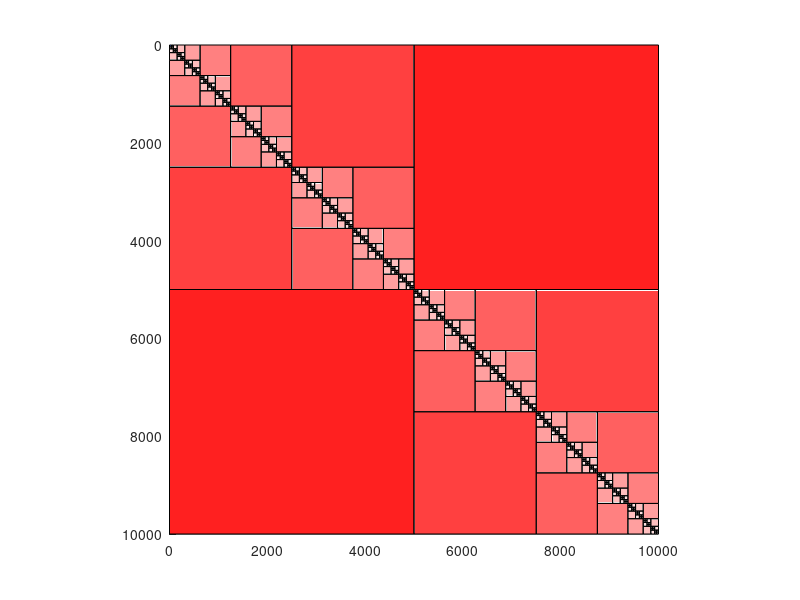

The MATLAB source for this figure:
figure('Position',[100,100,800,800]);hold on;axis square;axis ij;rectangle('position',[0 5000 5000 5000],'facecolor',[1.0,0.125000,0.125000]);
rectangle('position',[5000 0 5000 5000],'facecolor',[1.0,0.125000,0.125000]);
rectangle('position',[0 2500 2500 2500],'facecolor',[1.0,0.250000,0.250000]);
rectangle('position',[2500 0 2500 2500],'facecolor',[1.0,0.250000,0.250000]);
rectangle('position',[5000 7500 2500 2500],'facecolor',[1.0,0.250000,0.250000]);
rectangle('position',[7500 5000 2500 2500],'facecolor',[1.0,0.250000,0.250000]);
rectangle('position',[0 1250 1250 1250],'facecolor',[1.0,0.375000,0.375000]);
rectangle('position',[1250 0 1250 1250],'facecolor',[1.0,0.375000,0.375000]);
rectangle('position',[2500 3750 1250 1250],'facecolor',[1.0,0.375000,0.375000]);
rectangle('position',[3750 2500 1250 1250],'facecolor',[1.0,0.375000,0.375000]);
rectangle('position',[5000 6250 1250 1250],'facecolor',[1.0,0.375000,0.375000]);
rectangle('position',[6250 5000 1250 1250],'facecolor',[1.0,0.375000,0.375000]);
rectangle('position',[7500 8750 1250 1250],'facecolor',[1.0,0.375000,0.375000]);
rectangle('position',[8750 7500 1250 1250],'facecolor',[1.0,0.375000,0.375000]);
rectangle('position',[0 625 625 625],'facecolor',[1.0,0.500000,0.500000]);
rectangle('position',[625 0 625 625],'facecolor',[1.0,0.500000,0.500000]);
rectangle('position',[1250 1875 625 625],'facecolor',[1.0,0.500000,0.500000]);
rectangle('position',[1875 1250 625 625],'facecolor',[1.0,0.500000,0.500000]);
rectangle('position',[2500 3125 625 625],'facecolor',[1.0,0.500000,0.500000]);
rectangle('position',[3125 2500 625 625],'facecolor',[1.0,0.500000,0.500000]);
rectangle('position',[3750 4375 625 625],'facecolor',[1.0,0.500000,0.500000]);
rectangle('position',[4375 3750 625 625],'facecolor',[1.0,0.500000,0.500000]);
rectangle('position',[5000 5625 625 625],'facecolor',[1.0,0.500000,0.500000]);
rectangle('position',[5625 5000 625 625],'facecolor',[1.0,0.500000,0.500000]);
rectangle('position',[6250 6875 625 625],'facecolor',[1.0,0.500000,0.500000]);
rectangle('position',[6875 6250 625 625],'facecolor',[1.0,0.500000,0.500000]);
rectangle('position',[7500 8125 625 625],'facecolor',[1.0,0.500000,0.500000]);
rectangle('position',[8125 7500 625 625],'facecolor',[1.0,0.500000,0.500000]);
rectangle('position',[8750 9375 625 625],'facecolor',[1.0,0.500000,0.500000]);
rectangle('position',[9375 8750 625 625],'facecolor',[1.0,0.500000,0.500000]);
rectangle('position',[0 312 312 313],'facecolor',[1.0,0.625000,0.625000]);
rectangle('position',[312 0 313 312],'facecolor',[1.0,0.625000,0.625000]);
rectangle('position',[625 937 312 313],'facecolor',[1.0,0.625000,0.625000]);
rectangle('position',[937 625 313 312],'facecolor',[1.0,0.625000,0.625000]);
rectangle('position',[1250 1562 312 313],'facecolor',[1.0,0.625000,0.625000]);
rectangle('position',[1562 1250 313 312],'facecolor',[1.0,0.625000,0.625000]);
rectangle('position',[1875 2187 312 313],'facecolor',[1.0,0.625000,0.625000]);
rectangle('position',[2187 1875 313 312],'facecolor',[1.0,0.625000,0.625000]);
rectangle('position',[2500 2812 312 313],'facecolor',[1.0,0.625000,0.625000]);
rectangle('position',[2812 2500 313 312],'facecolor',[1.0,0.625000,0.625000]);
rectangle('position',[3125 3437 312 313],'facecolor',[1.0,0.625000,0.625000]);
rectangle('position',[3437 3125 313 312],'facecolor',[1.0,0.625000,0.625000]);
rectangle('position',[3750 4062 312 313],'facecolor',[1.0,0.625000,0.625000]);
rectangle('position',[4062 3750 313 312],'facecolor',[1.0,0.625000,0.625000]);
rectangle('position',[4375 4687 312 313],'facecolor',[1.0,0.625000,0.625000]);
rectangle('position',[4687 4375 313 312],'facecolor',[1.0,0.625000,0.625000]);
rectangle('position',[5000 5312 312 313],'facecolor',[1.0,0.625000,0.625000]);
rectangle('position',[5312 5000 313 312],'facecolor',[1.0,0.625000,0.625000]);
rectangle('position',[5625 5937 312 313],'facecolor',[1.0,0.625000,0.625000]);
rectangle('position',[5937 5625 313 312],'facecolor',[1.0,0.625000,0.625000]);
rectangle('position',[6250 6562 312 313],'facecolor',[1.0,0.625000,0.625000]);
rectangle('position',[6562 6250 313 312],'facecolor',[1.0,0.625000,0.625000]);
rectangle('position',[6875 7187 312 313],'facecolor',[1.0,0.625000,0.625000]);
rectangle('position',[7187 6875 313 312],'facecolor',[1.0,0.625000,0.625000]);
rectangle('position',[7500 7812 312 313],'facecolor',[1.0,0.625000,0.625000]);
rectangle('position',[7812 7500 313 312],'facecolor',[1.0,0.625000,0.625000]);
rectangle('position',[8125 8437 312 313],'facecolor',[1.0,0.625000,0.625000]);
rectangle('position',[8437 8125 313 312],'facecolor',[1.0,0.625000,0.625000]);
rectangle('position',[8750 9062 312 313],'facecolor',[1.0,0.625000,0.625000]);
rectangle('position',[9062 8750 313 312],'facecolor',[1.0,0.625000,0.625000]);
rectangle('position',[9375 9687 312 313],'facecolor',[1.0,0.625000,0.625000]);
rectangle('position',[9687 9375 313 312],'facecolor',[1.0,0.625000,0.625000]);
rectangle('position',[0 156 156 156],'facecolor',[1.0,0.750000,0.750000]);
rectangle('position',[156 0 156 156],'facecolor',[1.0,0.750000,0.750000]);
rectangle('position',[312 468 156 157],'facecolor',[1.0,0.750000,0.750000]);
rectangle('position',[468 312 157 156],'facecolor',[1.0,0.750000,0.750000]);
rectangle('position',[625 781 156 156],'facecolor',[1.0,0.750000,0.750000]);
rectangle('position',[781 625 156 156],'facecolor',[1.0,0.750000,0.750000]);
rectangle('position',[937 1093 156 157],'facecolor',[1.0,0.750000,0.750000]);
rectangle('position',[1093 937 157 156],'facecolor',[1.0,0.750000,0.750000]);
rectangle('position',[1250 1406 156 156],'facecolor',[1.0,0.750000,0.750000]);
rectangle('position',[1406 1250 156 156],'facecolor',[1.0,0.750000,0.750000]);
rectangle('position',[1562 1718 156 157],'facecolor',[1.0,0.750000,0.750000]);
rectangle('position',[1718 1562 157 156],'facecolor',[1.0,0.750000,0.750000]);
rectangle('position',[1875 2031 156 156],'facecolor',[1.0,0.750000,0.750000]);
rectangle('position',[2031 1875 156 156],'facecolor',[1.0,0.750000,0.750000]);
rectangle('position',[2187 2343 156 157],'facecolor',[1.0,0.750000,0.750000]);
rectangle('position',[2343 2187 157 156],'facecolor',[1.0,0.750000,0.750000]);
rectangle('position',[2500 2656 156 156],'facecolor',[1.0,0.750000,0.750000]);
rectangle('position',[2656 2500 156 156],'facecolor',[1.0,0.750000,0.750000]);
rectangle('position',[2812 2968 156 157],'facecolor',[1.0,0.750000,0.750000]);
rectangle('position',[2968 2812 157 156],'facecolor',[1.0,0.750000,0.750000]);
rectangle('position',[3125 3281 156 156],'facecolor',[1.0,0.750000,0.750000]);
rectangle('position',[3281 3125 156 156],'facecolor',[1.0,0.750000,0.750000]);
rectangle('position',[3437 3593 156 157],'facecolor',[1.0,0.750000,0.750000]);
rectangle('position',[3593 3437 157 156],'facecolor',[1.0,0.750000,0.750000]);
rectangle('position',[3750 3906 156 156],'facecolor',[1.0,0.750000,0.750000]);
rectangle('position',[3906 3750 156 156],'facecolor',[1.0,0.750000,0.750000]);
rectangle('position',[4062 4218 156 157],'facecolor',[1.0,0.750000,0.750000]);
rectangle('position',[4218 4062 157 156],'facecolor',[1.0,0.750000,0.750000]);
rectangle('position',[4375 4531 156 156],'facecolor',[1.0,0.750000,0.750000]);
rectangle('position',[4531 4375 156 156],'facecolor',[1.0,0.750000,0.750000]);
rectangle('position',[4687 4843 156 157],'facecolor',[1.0,0.750000,0.750000]);
rectangle('position',[4843 4687 157 156],'facecolor',[1.0,0.750000,0.750000]);
rectangle('position',[5000 5156 156 156],'facecolor',[1.0,0.750000,0.750000]);
rectangle('position',[5156 5000 156 156],'facecolor',[1.0,0.750000,0.750000]);
rectangle('position',[5312 5468 156 157],'facecolor',[1.0,0.750000,0.750000]);
rectangle('position',[5468 5312 157 156],'facecolor',[1.0,0.750000,0.750000]);
rectangle('position',[5625 5781 156 156],'facecolor',[1.0,0.750000,0.750000]);
rectangle('position',[5781 5625 156 156],'facecolor',[1.0,0.750000,0.750000]);
rectangle('position',[5937 6093 156 157],'facecolor',[1.0,0.750000,0.750000]);
rectangle('position',[6093 5937 157 156],'facecolor',[1.0,0.750000,0.750000]);
rectangle('position',[6250 6406 156 156],'facecolor',[1.0,0.750000,0.750000]);
rectangle('position',[6406 6250 156 156],'facecolor',[1.0,0.750000,0.750000]);
rectangle('position',[6562 6718 156 157],'facecolor',[1.0,0.750000,0.750000]);
rectangle('position',[6718 6562 157 156],'facecolor',[1.0,0.750000,0.750000]);
rectangle('position',[6875 7031 156 156],'facecolor',[1.0,0.750000,0.750000]);
rectangle('position',[7031 6875 156 156],'facecolor',[1.0,0.750000,0.750000]);
rectangle('position',[7187 7343 156 157],'facecolor',[1.0,0.750000,0.750000]);
rectangle('position',[7343 7187 157 156],'facecolor',[1.0,0.750000,0.750000]);
rectangle('position',[7500 7656 156 156],'facecolor',[1.0,0.750000,0.750000]);
rectangle('position',[7656 7500 156 156],'facecolor',[1.0,0.750000,0.750000]);
rectangle('position',[7812 7968 156 157],'facecolor',[1.0,0.750000,0.750000]);
rectangle('position',[7968 7812 157 156],'facecolor',[1.0,0.750000,0.750000]);
rectangle('position',[8125 8281 156 156],'facecolor',[1.0,0.750000,0.750000]);
rectangle('position',[8281 8125 156 156],'facecolor',[1.0,0.750000,0.750000]);
rectangle('position',[8437 8593 156 157],'facecolor',[1.0,0.750000,0.750000]);
rectangle('position',[8593 8437 157 156],'facecolor',[1.0,0.750000,0.750000]);
rectangle('position',[8750 8906 156 156],'facecolor',[1.0,0.750000,0.750000]);
rectangle('position',[8906 8750 156 156],'facecolor',[1.0,0.750000,0.750000]);
rectangle('position',[9062 9218 156 157],'facecolor',[1.0,0.750000,0.750000]);
rectangle('position',[9218 9062 157 156],'facecolor',[1.0,0.750000,0.750000]);
rectangle('position',[9375 9531 156 156],'facecolor',[1.0,0.750000,0.750000]);
rectangle('position',[9531 9375 156 156],'facecolor',[1.0,0.750000,0.750000]);
rectangle('position',[9687 9843 156 157],'facecolor',[1.0,0.750000,0.750000]);
rectangle('position',[9843 9687 157 156],'facecolor',[1.0,0.750000,0.750000]);
rectangle('position',[0 78 78 78],'facecolor',[1.0,0.875000,0.875000]);
rectangle('position',[78 0 78 78],'facecolor',[1.0,0.875000,0.875000]);
rectangle('position',[156 234 78 78],'facecolor',[1.0,0.875000,0.875000]);
rectangle('position',[234 156 78 78],'facecolor',[1.0,0.875000,0.875000]);
rectangle('position',[312 390 78 78],'facecolor',[1.0,0.875000,0.875000]);
rectangle('position',[390 312 78 78],'facecolor',[1.0,0.875000,0.875000]);
rectangle('position',[468 546 78 79],'facecolor',[1.0,0.875000,0.875000]);
rectangle('position',[546 468 79 78],'facecolor',[1.0,0.875000,0.875000]);
rectangle('position',[625 703 78 78],'facecolor',[1.0,0.875000,0.875000]);
rectangle('position',[703 625 78 78],'facecolor',[1.0,0.875000,0.875000]);
rectangle('position',[781 859 78 78],'facecolor',[1.0,0.875000,0.875000]);
rectangle('position',[859 781 78 78],'facecolor',[1.0,0.875000,0.875000]);
rectangle('position',[937 1015 78 78],'facecolor',[1.0,0.875000,0.875000]);
rectangle('position',[1015 937 78 78],'facecolor',[1.0,0.875000,0.875000]);
rectangle('position',[1093 1171 78 79],'facecolor',[1.0,0.875000,0.875000]);
rectangle('position',[1171 1093 79 78],'facecolor',[1.0,0.875000,0.875000]);
rectangle('position',[1250 1328 78 78],'facecolor',[1.0,0.875000,0.875000]);
rectangle('position',[1328 1250 78 78],'facecolor',[1.0,0.875000,0.875000]);
rectangle('position',[1406 1484 78 78],'facecolor',[1.0,0.875000,0.875000]);
rectangle('position',[1484 1406 78 78],'facecolor',[1.0,0.875000,0.875000]);
rectangle('position',[1562 1640 78 78],'facecolor',[1.0,0.875000,0.875000]);
rectangle('position',[1640 1562 78 78],'facecolor',[1.0,0.875000,0.875000]);
rectangle('position',[1718 1796 78 79],'facecolor',[1.0,0.875000,0.875000]);
rectangle('position',[1796 1718 79 78],'facecolor',[1.0,0.875000,0.875000]);
rectangle('position',[1875 1953 78 78],'facecolor',[1.0,0.875000,0.875000]);
rectangle('position',[1953 1875 78 78],'facecolor',[1.0,0.875000,0.875000]);
rectangle('position',[2031 2109 78 78],'facecolor',[1.0,0.875000,0.875000]);
rectangle('position',[2109 2031 78 78],'facecolor',[1.0,0.875000,0.875000]);
rectangle('position',[2187 2265 78 78],'facecolor',[1.0,0.875000,0.875000]);
rectangle('position',[2265 2187 78 78],'facecolor',[1.0,0.875000,0.875000]);
rectangle('position',[2343 2421 78 79],'facecolor',[1.0,0.875000,0.875000]);
rectangle('position',[2421 2343 79 78],'facecolor',[1.0,0.875000,0.875000]);
rectangle('position',[2500 2578 78 78],'facecolor',[1.0,0.875000,0.875000]);
rectangle('position',[2578 2500 78 78],'facecolor',[1.0,0.875000,0.875000]);
rectangle('position',[2656 2734 78 78],'facecolor',[1.0,0.875000,0.875000]);
rectangle('position',[2734 2656 78 78],'facecolor',[1.0,0.875000,0.875000]);
rectangle('position',[2812 2890 78 78],'facecolor',[1.0,0.875000,0.875000]);
rectangle('position',[2890 2812 78 78],'facecolor',[1.0,0.875000,0.875000]);
rectangle('position',[2968 3046 78 79],'facecolor',[1.0,0.875000,0.875000]);
rectangle('position',[3046 2968 79 78],'facecolor',[1.0,0.875000,0.875000]);
rectangle('position',[3125 3203 78 78],'facecolor',[1.0,0.875000,0.875000]);
rectangle('position',[3203 3125 78 78],'facecolor',[1.0,0.875000,0.875000]);
rectangle('position',[3281 3359 78 78],'facecolor',[1.0,0.875000,0.875000]);
rectangle('position',[3359 3281 78 78],'facecolor',[1.0,0.875000,0.875000]);
rectangle('position',[3437 3515 78 78],'facecolor',[1.0,0.875000,0.875000]);
rectangle('position',[3515 3437 78 78],'facecolor',[1.0,0.875000,0.875000]);
rectangle('position',[3593 3671 78 79],'facecolor',[1.0,0.875000,0.875000]);
rectangle('position',[3671 3593 79 78],'facecolor',[1.0,0.875000,0.875000]);
rectangle('position',[3750 3828 78 78],'facecolor',[1.0,0.875000,0.875000]);
rectangle('position',[3828 3750 78 78],'facecolor',[1.0,0.875000,0.875000]);
rectangle('position',[3906 3984 78 78],'facecolor',[1.0,0.875000,0.875000]);
rectangle('position',[3984 3906 78 78],'facecolor',[1.0,0.875000,0.875000]);
rectangle('position',[4062 4140 78 78],'facecolor',[1.0,0.875000,0.875000]);
rectangle('position',[4140 4062 78 78],'facecolor',[1.0,0.875000,0.875000]);
rectangle('position',[4218 4296 78 79],'facecolor',[1.0,0.875000,0.875000]);
rectangle('position',[4296 4218 79 78],'facecolor',[1.0,0.875000,0.875000]);
rectangle('position',[4375 4453 78 78],'facecolor',[1.0,0.875000,0.875000]);
rectangle('position',[4453 4375 78 78],'facecolor',[1.0,0.875000,0.875000]);
rectangle('position',[4531 4609 78 78],'facecolor',[1.0,0.875000,0.875000]);
rectangle('position',[4609 4531 78 78],'facecolor',[1.0,0.875000,0.875000]);
rectangle('position',[4687 4765 78 78],'facecolor',[1.0,0.875000,0.875000]);
rectangle('position',[4765 4687 78 78],'facecolor',[1.0,0.875000,0.875000]);
rectangle('position',[4843 4921 78 79],'facecolor',[1.0,0.875000,0.875000]);
rectangle('position',[4921 4843 79 78],'facecolor',[1.0,0.875000,0.875000]);
rectangle('position',[5000 5078 78 78],'facecolor',[1.0,0.875000,0.875000]);
rectangle('position',[5078 5000 78 78],'facecolor',[1.0,0.875000,0.875000]);
rectangle('position',[5156 5234 78 78],'facecolor',[1.0,0.875000,0.875000]);
rectangle('position',[5234 5156 78 78],'facecolor',[1.0,0.875000,0.875000]);
rectangle('position',[5312 5390 78 78],'facecolor',[1.0,0.875000,0.875000]);
rectangle('position',[5390 5312 78 78],'facecolor',[1.0,0.875000,0.875000]);
rectangle('position',[5468 5546 78 79],'facecolor',[1.0,0.875000,0.875000]);
rectangle('position',[5546 5468 79 78],'facecolor',[1.0,0.875000,0.875000]);
rectangle('position',[5625 5703 78 78],'facecolor',[1.0,0.875000,0.875000]);
rectangle('position',[5703 5625 78 78],'facecolor',[1.0,0.875000,0.875000]);
rectangle('position',[5781 5859 78 78],'facecolor',[1.0,0.875000,0.875000]);
rectangle('position',[5859 5781 78 78],'facecolor',[1.0,0.875000,0.875000]);
rectangle('position',[5937 6015 78 78],'facecolor',[1.0,0.875000,0.875000]);
rectangle('position',[6015 5937 78 78],'facecolor',[1.0,0.875000,0.875000]);
rectangle('position',[6093 6171 78 79],'facecolor',[1.0,0.875000,0.875000]);
rectangle('position',[6171 6093 79 78],'facecolor',[1.0,0.875000,0.875000]);
rectangle('position',[6250 6328 78 78],'facecolor',[1.0,0.875000,0.875000]);
rectangle('position',[6328 6250 78 78],'facecolor',[1.0,0.875000,0.875000]);
rectangle('position',[6406 6484 78 78],'facecolor',[1.0,0.875000,0.875000]);
rectangle('position',[6484 6406 78 78],'facecolor',[1.0,0.875000,0.875000]);
rectangle('position',[6562 6640 78 78],'facecolor',[1.0,0.875000,0.875000]);
rectangle('position',[6640 6562 78 78],'facecolor',[1.0,0.875000,0.875000]);
rectangle('position',[6718 6796 78 79],'facecolor',[1.0,0.875000,0.875000]);
rectangle('position',[6796 6718 79 78],'facecolor',[1.0,0.875000,0.875000]);
rectangle('position',[6875 6953 78 78],'facecolor',[1.0,0.875000,0.875000]);
rectangle('position',[6953 6875 78 78],'facecolor',[1.0,0.875000,0.875000]);
rectangle('position',[7031 7109 78 78],'facecolor',[1.0,0.875000,0.875000]);
rectangle('position',[7109 7031 78 78],'facecolor',[1.0,0.875000,0.875000]);
rectangle('position',[7187 7265 78 78],'facecolor',[1.0,0.875000,0.875000]);
rectangle('position',[7265 7187 78 78],'facecolor',[1.0,0.875000,0.875000]);
rectangle('position',[7343 7421 78 79],'facecolor',[1.0,0.875000,0.875000]);
rectangle('position',[7421 7343 79 78],'facecolor',[1.0,0.875000,0.875000]);
rectangle('position',[7500 7578 78 78],'facecolor',[1.0,0.875000,0.875000]);
rectangle('position',[7578 7500 78 78],'facecolor',[1.0,0.875000,0.875000]);
rectangle('position',[7656 7734 78 78],'facecolor',[1.0,0.875000,0.875000]);
rectangle('position',[7734 7656 78 78],'facecolor',[1.0,0.875000,0.875000]);
rectangle('position',[7812 7890 78 78],'facecolor',[1.0,0.875000,0.875000]);
rectangle('position',[7890 7812 78 78],'facecolor',[1.0,0.875000,0.875000]);
rectangle('position',[7968 8046 78 79],'facecolor',[1.0,0.875000,0.875000]);
rectangle('position',[8046 7968 79 78],'facecolor',[1.0,0.875000,0.875000]);
rectangle('position',[8125 8203 78 78],'facecolor',[1.0,0.875000,0.875000]);
rectangle('position',[8203 8125 78 78],'facecolor',[1.0,0.875000,0.875000]);
rectangle('position',[8281 8359 78 78],'facecolor',[1.0,0.875000,0.875000]);
rectangle('position',[8359 8281 78 78],'facecolor',[1.0,0.875000,0.875000]);
rectangle('position',[8437 8515 78 78],'facecolor',[1.0,0.875000,0.875000]);
rectangle('position',[8515 8437 78 78],'facecolor',[1.0,0.875000,0.875000]);
rectangle('position',[8593 8671 78 79],'facecolor',[1.0,0.875000,0.875000]);
rectangle('position',[8671 8593 79 78],'facecolor',[1.0,0.875000,0.875000]);
rectangle('position',[8750 8828 78 78],'facecolor',[1.0,0.875000,0.875000]);
rectangle('position',[8828 8750 78 78],'facecolor',[1.0,0.875000,0.875000]);
rectangle('position',[8906 8984 78 78],'facecolor',[1.0,0.875000,0.875000]);
rectangle('position',[8984 8906 78 78],'facecolor',[1.0,0.875000,0.875000]);
rectangle('position',[9062 9140 78 78],'facecolor',[1.0,0.875000,0.875000]);
rectangle('position',[9140 9062 78 78],'facecolor',[1.0,0.875000,0.875000]);
rectangle('position',[9218 9296 78 79],'facecolor',[1.0,0.875000,0.875000]);
rectangle('position',[9296 9218 79 78],'facecolor',[1.0,0.875000,0.875000]);
rectangle('position',[9375 9453 78 78],'facecolor',[1.0,0.875000,0.875000]);
rectangle('position',[9453 9375 78 78],'facecolor',[1.0,0.875000,0.875000]);
rectangle('position',[9531 9609 78 78],'facecolor',[1.0,0.875000,0.875000]);
rectangle('position',[9609 9531 78 78],'facecolor',[1.0,0.875000,0.875000]);
rectangle('position',[9687 9765 78 78],'facecolor',[1.0,0.875000,0.875000]);
rectangle('position',[9765 9687 78 78],'facecolor',[1.0,0.875000,0.875000]);
rectangle('position',[9843 9921 78 79],'facecolor',[1.0,0.875000,0.875000]);
rectangle('position',[9921 9843 79 78],'facecolor',[1.0,0.875000,0.875000]);
rectangle('position',[0 39 39 39],'facecolor',[1.0,1.000000,1.000000]);
rectangle('position',[0 0 39 39],'facecolor',[0.2,0.4,1.0]);
rectangle('position',[39 0 39 39],'facecolor',[1.0,1.000000,1.000000]);
rectangle('position',[39 39 39 39],'facecolor',[0.2,0.4,1.0]);
rectangle('position',[78 117 39 39],'facecolor',[1.0,1.000000,1.000000]);
rectangle('position',[78 78 39 39],'facecolor',[0.2,0.4,1.0]);
rectangle('position',[117 78 39 39],'facecolor',[1.0,1.000000,1.000000]);
rectangle('position',[117 117 39 39],'facecolor',[0.2,0.4,1.0]);
rectangle('position',[156 195 39 39],'facecolor',[1.0,1.000000,1.000000]);
rectangle('position',[156 156 39 39],'facecolor',[0.2,0.4,1.0]);
rectangle('position',[195 156 39 39],'facecolor',[1.0,1.000000,1.000000]);
rectangle('position',[195 195 39 39],'facecolor',[0.2,0.4,1.0]);
rectangle('position',[234 273 39 39],'facecolor',[1.0,1.000000,1.000000]);
rectangle('position',[234 234 39 39],'facecolor',[0.2,0.4,1.0]);
rectangle('position',[273 234 39 39],'facecolor',[1.0,1.000000,1.000000]);
rectangle('position',[273 273 39 39],'facecolor',[0.2,0.4,1.0]);
rectangle('position',[312 351 39 39],'facecolor',[1.0,1.000000,1.000000]);
rectangle('position',[312 312 39 39],'facecolor',[0.2,0.4,1.0]);
rectangle('position',[351 312 39 39],'facecolor',[1.0,1.000000,1.000000]);
rectangle('position',[351 351 39 39],'facecolor',[0.2,0.4,1.0]);
rectangle('position',[390 429 39 39],'facecolor',[1.0,1.000000,1.000000]);
rectangle('position',[390 390 39 39],'facecolor',[0.2,0.4,1.0]);
rectangle('position',[429 390 39 39],'facecolor',[1.0,1.000000,1.000000]);
rectangle('position',[429 429 39 39],'facecolor',[0.2,0.4,1.0]);
rectangle('position',[468 507 39 39],'facecolor',[1.0,1.000000,1.000000]);
rectangle('position',[468 468 39 39],'facecolor',[0.2,0.4,1.0]);
rectangle('position',[507 468 39 39],'facecolor',[1.0,1.000000,1.000000]);
rectangle('position',[507 507 39 39],'facecolor',[0.2,0.4,1.0]);
rectangle('position',[546 585 39 40],'facecolor',[1.0,1.000000,1.000000]);
rectangle('position',[546 546 39 39],'facecolor',[0.2,0.4,1.0]);
rectangle('position',[585 546 40 39],'facecolor',[1.0,1.000000,1.000000]);
rectangle('position',[585 585 40 40],'facecolor',[0.2,0.4,1.0]);
rectangle('position',[625 664 39 39],'facecolor',[1.0,1.000000,1.000000]);
rectangle('position',[625 625 39 39],'facecolor',[0.2,0.4,1.0]);
rectangle('position',[664 625 39 39],'facecolor',[1.0,1.000000,1.000000]);
rectangle('position',[664 664 39 39],'facecolor',[0.2,0.4,1.0]);
rectangle('position',[703 742 39 39],'facecolor',[1.0,1.000000,1.000000]);
rectangle('position',[703 703 39 39],'facecolor',[0.2,0.4,1.0]);
rectangle('position',[742 703 39 39],'facecolor',[1.0,1.000000,1.000000]);
rectangle('position',[742 742 39 39],'facecolor',[0.2,0.4,1.0]);
rectangle('position',[781 820 39 39],'facecolor',[1.0,1.000000,1.000000]);
rectangle('position',[781 781 39 39],'facecolor',[0.2,0.4,1.0]);
rectangle('position',[820 781 39 39],'facecolor',[1.0,1.000000,1.000000]);
rectangle('position',[820 820 39 39],'facecolor',[0.2,0.4,1.0]);
rectangle('position',[859 898 39 39],'facecolor',[1.0,1.000000,1.000000]);
rectangle('position',[859 859 39 39],'facecolor',[0.2,0.4,1.0]);
rectangle('position',[898 859 39 39],'facecolor',[1.0,1.000000,1.000000]);
rectangle('position',[898 898 39 39],'facecolor',[0.2,0.4,1.0]);
rectangle('position',[937 976 39 39],'facecolor',[1.0,1.000000,1.000000]);
rectangle('position',[937 937 39 39],'facecolor',[0.2,0.4,1.0]);
rectangle('position',[976 937 39 39],'facecolor',[1.0,1.000000,1.000000]);
rectangle('position',[976 976 39 39],'facecolor',[0.2,0.4,1.0]);
rectangle('position',[1015 1054 39 39],'facecolor',[1.0,1.000000,1.000000]);
rectangle('position',[1015 1015 39 39],'facecolor',[0.2,0.4,1.0]);
rectangle('position',[1054 1015 39 39],'facecolor',[1.0,1.000000,1.000000]);
rectangle('position',[1054 1054 39 39],'facecolor',[0.2,0.4,1.0]);
rectangle('position',[1093 1132 39 39],'facecolor',[1.0,1.000000,1.000000]);
rectangle('position',[1093 1093 39 39],'facecolor',[0.2,0.4,1.0]);
rectangle('position',[1132 1093 39 39],'facecolor',[1.0,1.000000,1.000000]);
rectangle('position',[1132 1132 39 39],'facecolor',[0.2,0.4,1.0]);
rectangle('position',[1171 1210 39 40],'facecolor',[1.0,1.000000,1.000000]);
rectangle('position',[1171 1171 39 39],'facecolor',[0.2,0.4,1.0]);
rectangle('position',[1210 1171 40 39],'facecolor',[1.0,1.000000,1.000000]);
rectangle('position',[1210 1210 40 40],'facecolor',[0.2,0.4,1.0]);
rectangle('position',[1250 1289 39 39],'facecolor',[1.0,1.000000,1.000000]);
rectangle('position',[1250 1250 39 39],'facecolor',[0.2,0.4,1.0]);
rectangle('position',[1289 1250 39 39],'facecolor',[1.0,1.000000,1.000000]);
rectangle('position',[1289 1289 39 39],'facecolor',[0.2,0.4,1.0]);
rectangle('position',[1328 1367 39 39],'facecolor',[1.0,1.000000,1.000000]);
rectangle('position',[1328 1328 39 39],'facecolor',[0.2,0.4,1.0]);
rectangle('position',[1367 1328 39 39],'facecolor',[1.0,1.000000,1.000000]);
rectangle('position',[1367 1367 39 39],'facecolor',[0.2,0.4,1.0]);
rectangle('position',[1406 1445 39 39],'facecolor',[1.0,1.000000,1.000000]);
rectangle('position',[1406 1406 39 39],'facecolor',[0.2,0.4,1.0]);
rectangle('position',[1445 1406 39 39],'facecolor',[1.0,1.000000,1.000000]);
rectangle('position',[1445 1445 39 39],'facecolor',[0.2,0.4,1.0]);
rectangle('position',[1484 1523 39 39],'facecolor',[1.0,1.000000,1.000000]);
rectangle('position',[1484 1484 39 39],'facecolor',[0.2,0.4,1.0]);
rectangle('position',[1523 1484 39 39],'facecolor',[1.0,1.000000,1.000000]);
rectangle('position',[1523 1523 39 39],'facecolor',[0.2,0.4,1.0]);
rectangle('position',[1562 1601 39 39],'facecolor',[1.0,1.000000,1.000000]);
rectangle('position',[1562 1562 39 39],'facecolor',[0.2,0.4,1.0]);
rectangle('position',[1601 1562 39 39],'facecolor',[1.0,1.000000,1.000000]);
rectangle('position',[1601 1601 39 39],'facecolor',[0.2,0.4,1.0]);
rectangle('position',[1640 1679 39 39],'facecolor',[1.0,1.000000,1.000000]);
rectangle('position',[1640 1640 39 39],'facecolor',[0.2,0.4,1.0]);
rectangle('position',[1679 1640 39 39],'facecolor',[1.0,1.000000,1.000000]);
rectangle('position',[1679 1679 39 39],'facecolor',[0.2,0.4,1.0]);
rectangle('position',[1718 1757 39 39],'facecolor',[1.0,1.000000,1.000000]);
rectangle('position',[1718 1718 39 39],'facecolor',[0.2,0.4,1.0]);
rectangle('position',[1757 1718 39 39],'facecolor',[1.0,1.000000,1.000000]);
rectangle('position',[1757 1757 39 39],'facecolor',[0.2,0.4,1.0]);
rectangle('position',[1796 1835 39 40],'facecolor',[1.0,1.000000,1.000000]);
rectangle('position',[1796 1796 39 39],'facecolor',[0.2,0.4,1.0]);
rectangle('position',[1835 1796 40 39],'facecolor',[1.0,1.000000,1.000000]);
rectangle('position',[1835 1835 40 40],'facecolor',[0.2,0.4,1.0]);
rectangle('position',[1875 1914 39 39],'facecolor',[1.0,1.000000,1.000000]);
rectangle('position',[1875 1875 39 39],'facecolor',[0.2,0.4,1.0]);
rectangle('position',[1914 1875 39 39],'facecolor',[1.0,1.000000,1.000000]);
rectangle('position',[1914 1914 39 39],'facecolor',[0.2,0.4,1.0]);
rectangle('position',[1953 1992 39 39],'facecolor',[1.0,1.000000,1.000000]);
rectangle('position',[1953 1953 39 39],'facecolor',[0.2,0.4,1.0]);
rectangle('position',[1992 1953 39 39],'facecolor',[1.0,1.000000,1.000000]);
rectangle('position',[1992 1992 39 39],'facecolor',[0.2,0.4,1.0]);
rectangle('position',[2031 2070 39 39],'facecolor',[1.0,1.000000,1.000000]);
rectangle('position',[2031 2031 39 39],'facecolor',[0.2,0.4,1.0]);
rectangle('position',[2070 2031 39 39],'facecolor',[1.0,1.000000,1.000000]);
rectangle('position',[2070 2070 39 39],'facecolor',[0.2,0.4,1.0]);
rectangle('position',[2109 2148 39 39],'facecolor',[1.0,1.000000,1.000000]);
rectangle('position',[2109 2109 39 39],'facecolor',[0.2,0.4,1.0]);
rectangle('position',[2148 2109 39 39],'facecolor',[1.0,1.000000,1.000000]);
rectangle('position',[2148 2148 39 39],'facecolor',[0.2,0.4,1.0]);
rectangle('position',[2187 2226 39 39],'facecolor',[1.0,1.000000,1.000000]);
rectangle('position',[2187 2187 39 39],'facecolor',[0.2,0.4,1.0]);
rectangle('position',[2226 2187 39 39],'facecolor',[1.0,1.000000,1.000000]);
rectangle('position',[2226 2226 39 39],'facecolor',[0.2,0.4,1.0]);
rectangle('position',[2265 2304 39 39],'facecolor',[1.0,1.000000,1.000000]);
rectangle('position',[2265 2265 39 39],'facecolor',[0.2,0.4,1.0]);
rectangle('position',[2304 2265 39 39],'facecolor',[1.0,1.000000,1.000000]);
rectangle('position',[2304 2304 39 39],'facecolor',[0.2,0.4,1.0]);
rectangle('position',[2343 2382 39 39],'facecolor',[1.0,1.000000,1.000000]);
rectangle('position',[2343 2343 39 39],'facecolor',[0.2,0.4,1.0]);
rectangle('position',[2382 2343 39 39],'facecolor',[1.0,1.000000,1.000000]);
rectangle('position',[2382 2382 39 39],'facecolor',[0.2,0.4,1.0]);
rectangle('position',[2421 2460 39 40],'facecolor',[1.0,1.000000,1.000000]);
rectangle('position',[2421 2421 39 39],'facecolor',[0.2,0.4,1.0]);
rectangle('position',[2460 2421 40 39],'facecolor',[1.0,1.000000,1.000000]);
rectangle('position',[2460 2460 40 40],'facecolor',[0.2,0.4,1.0]);
rectangle('position',[2500 2539 39 39],'facecolor',[1.0,1.000000,1.000000]);
rectangle('position',[2500 2500 39 39],'facecolor',[0.2,0.4,1.0]);
rectangle('position',[2539 2500 39 39],'facecolor',[1.0,1.000000,1.000000]);
rectangle('position',[2539 2539 39 39],'facecolor',[0.2,0.4,1.0]);
rectangle('position',[2578 2617 39 39],'facecolor',[1.0,1.000000,1.000000]);
rectangle('position',[2578 2578 39 39],'facecolor',[0.2,0.4,1.0]);
rectangle('position',[2617 2578 39 39],'facecolor',[1.0,1.000000,1.000000]);
rectangle('position',[2617 2617 39 39],'facecolor',[0.2,0.4,1.0]);
rectangle('position',[2656 2695 39 39],'facecolor',[1.0,1.000000,1.000000]);
rectangle('position',[2656 2656 39 39],'facecolor',[0.2,0.4,1.0]);
rectangle('position',[2695 2656 39 39],'facecolor',[1.0,1.000000,1.000000]);
rectangle('position',[2695 2695 39 39],'facecolor',[0.2,0.4,1.0]);
rectangle('position',[2734 2773 39 39],'facecolor',[1.0,1.000000,1.000000]);
rectangle('position',[2734 2734 39 39],'facecolor',[0.2,0.4,1.0]);
rectangle('position',[2773 2734 39 39],'facecolor',[1.0,1.000000,1.000000]);
rectangle('position',[2773 2773 39 39],'facecolor',[0.2,0.4,1.0]);
rectangle('position',[2812 2851 39 39],'facecolor',[1.0,1.000000,1.000000]);
rectangle('position',[2812 2812 39 39],'facecolor',[0.2,0.4,1.0]);
rectangle('position',[2851 2812 39 39],'facecolor',[1.0,1.000000,1.000000]);
rectangle('position',[2851 2851 39 39],'facecolor',[0.2,0.4,1.0]);
rectangle('position',[2890 2929 39 39],'facecolor',[1.0,1.000000,1.000000]);
rectangle('position',[2890 2890 39 39],'facecolor',[0.2,0.4,1.0]);
rectangle('position',[2929 2890 39 39],'facecolor',[1.0,1.000000,1.000000]);
rectangle('position',[2929 2929 39 39],'facecolor',[0.2,0.4,1.0]);
rectangle('position',[2968 3007 39 39],'facecolor',[1.0,1.000000,1.000000]);
rectangle('position',[2968 2968 39 39],'facecolor',[0.2,0.4,1.0]);
rectangle('position',[3007 2968 39 39],'facecolor',[1.0,1.000000,1.000000]);
rectangle('position',[3007 3007 39 39],'facecolor',[0.2,0.4,1.0]);
rectangle('position',[3046 3085 39 40],'facecolor',[1.0,1.000000,1.000000]);
rectangle('position',[3046 3046 39 39],'facecolor',[0.2,0.4,1.0]);
rectangle('position',[3085 3046 40 39],'facecolor',[1.0,1.000000,1.000000]);
rectangle('position',[3085 3085 40 40],'facecolor',[0.2,0.4,1.0]);
rectangle('position',[3125 3164 39 39],'facecolor',[1.0,1.000000,1.000000]);
rectangle('position',[3125 3125 39 39],'facecolor',[0.2,0.4,1.0]);
rectangle('position',[3164 3125 39 39],'facecolor',[1.0,1.000000,1.000000]);
rectangle('position',[3164 3164 39 39],'facecolor',[0.2,0.4,1.0]);
rectangle('position',[3203 3242 39 39],'facecolor',[1.0,1.000000,1.000000]);
rectangle('position',[3203 3203 39 39],'facecolor',[0.2,0.4,1.0]);
rectangle('position',[3242 3203 39 39],'facecolor',[1.0,1.000000,1.000000]);
rectangle('position',[3242 3242 39 39],'facecolor',[0.2,0.4,1.0]);
rectangle('position',[3281 3320 39 39],'facecolor',[1.0,1.000000,1.000000]);
rectangle('position',[3281 3281 39 39],'facecolor',[0.2,0.4,1.0]);
rectangle('position',[3320 3281 39 39],'facecolor',[1.0,1.000000,1.000000]);
rectangle('position',[3320 3320 39 39],'facecolor',[0.2,0.4,1.0]);
rectangle('position',[3359 3398 39 39],'facecolor',[1.0,1.000000,1.000000]);
rectangle('position',[3359 3359 39 39],'facecolor',[0.2,0.4,1.0]);
rectangle('position',[3398 3359 39 39],'facecolor',[1.0,1.000000,1.000000]);
rectangle('position',[3398 3398 39 39],'facecolor',[0.2,0.4,1.0]);
rectangle('position',[3437 3476 39 39],'facecolor',[1.0,1.000000,1.000000]);
rectangle('position',[3437 3437 39 39],'facecolor',[0.2,0.4,1.0]);
rectangle('position',[3476 3437 39 39],'facecolor',[1.0,1.000000,1.000000]);
rectangle('position',[3476 3476 39 39],'facecolor',[0.2,0.4,1.0]);
rectangle('position',[3515 3554 39 39],'facecolor',[1.0,1.000000,1.000000]);
rectangle('position',[3515 3515 39 39],'facecolor',[0.2,0.4,1.0]);
rectangle('position',[3554 3515 39 39],'facecolor',[1.0,1.000000,1.000000]);
rectangle('position',[3554 3554 39 39],'facecolor',[0.2,0.4,1.0]);
rectangle('position',[3593 3632 39 39],'facecolor',[1.0,1.000000,1.000000]);
rectangle('position',[3593 3593 39 39],'facecolor',[0.2,0.4,1.0]);
rectangle('position',[3632 3593 39 39],'facecolor',[1.0,1.000000,1.000000]);
rectangle('position',[3632 3632 39 39],'facecolor',[0.2,0.4,1.0]);
rectangle('position',[3671 3710 39 40],'facecolor',[1.0,1.000000,1.000000]);
rectangle('position',[3671 3671 39 39],'facecolor',[0.2,0.4,1.0]);
rectangle('position',[3710 3671 40 39],'facecolor',[1.0,1.000000,1.000000]);
rectangle('position',[3710 3710 40 40],'facecolor',[0.2,0.4,1.0]);
rectangle('position',[3750 3789 39 39],'facecolor',[1.0,1.000000,1.000000]);
rectangle('position',[3750 3750 39 39],'facecolor',[0.2,0.4,1.0]);
rectangle('position',[3789 3750 39 39],'facecolor',[1.0,1.000000,1.000000]);
rectangle('position',[3789 3789 39 39],'facecolor',[0.2,0.4,1.0]);
rectangle('position',[3828 3867 39 39],'facecolor',[1.0,1.000000,1.000000]);
rectangle('position',[3828 3828 39 39],'facecolor',[0.2,0.4,1.0]);
rectangle('position',[3867 3828 39 39],'facecolor',[1.0,1.000000,1.000000]);
rectangle('position',[3867 3867 39 39],'facecolor',[0.2,0.4,1.0]);
rectangle('position',[3906 3945 39 39],'facecolor',[1.0,1.000000,1.000000]);
rectangle('position',[3906 3906 39 39],'facecolor',[0.2,0.4,1.0]);
rectangle('position',[3945 3906 39 39],'facecolor',[1.0,1.000000,1.000000]);
rectangle('position',[3945 3945 39 39],'facecolor',[0.2,0.4,1.0]);
rectangle('position',[3984 4023 39 39],'facecolor',[1.0,1.000000,1.000000]);
rectangle('position',[3984 3984 39 39],'facecolor',[0.2,0.4,1.0]);
rectangle('position',[4023 3984 39 39],'facecolor',[1.0,1.000000,1.000000]);
rectangle('position',[4023 4023 39 39],'facecolor',[0.2,0.4,1.0]);
rectangle('position',[4062 4101 39 39],'facecolor',[1.0,1.000000,1.000000]);
rectangle('position',[4062 4062 39 39],'facecolor',[0.2,0.4,1.0]);
rectangle('position',[4101 4062 39 39],'facecolor',[1.0,1.000000,1.000000]);
rectangle('position',[4101 4101 39 39],'facecolor',[0.2,0.4,1.0]);
rectangle('position',[4140 4179 39 39],'facecolor',[1.0,1.000000,1.000000]);
rectangle('position',[4140 4140 39 39],'facecolor',[0.2,0.4,1.0]);
rectangle('position',[4179 4140 39 39],'facecolor',[1.0,1.000000,1.000000]);
rectangle('position',[4179 4179 39 39],'facecolor',[0.2,0.4,1.0]);
rectangle('position',[4218 4257 39 39],'facecolor',[1.0,1.000000,1.000000]);
rectangle('position',[4218 4218 39 39],'facecolor',[0.2,0.4,1.0]);
rectangle('position',[4257 4218 39 39],'facecolor',[1.0,1.000000,1.000000]);
rectangle('position',[4257 4257 39 39],'facecolor',[0.2,0.4,1.0]);
rectangle('position',[4296 4335 39 40],'facecolor',[1.0,1.000000,1.000000]);
rectangle('position',[4296 4296 39 39],'facecolor',[0.2,0.4,1.0]);
rectangle('position',[4335 4296 40 39],'facecolor',[1.0,1.000000,1.000000]);
rectangle('position',[4335 4335 40 40],'facecolor',[0.2,0.4,1.0]);
rectangle('position',[4375 4414 39 39],'facecolor',[1.0,1.000000,1.000000]);
rectangle('position',[4375 4375 39 39],'facecolor',[0.2,0.4,1.0]);
rectangle('position',[4414 4375 39 39],'facecolor',[1.0,1.000000,1.000000]);
rectangle('position',[4414 4414 39 39],'facecolor',[0.2,0.4,1.0]);
rectangle('position',[4453 4492 39 39],'facecolor',[1.0,1.000000,1.000000]);
rectangle('position',[4453 4453 39 39],'facecolor',[0.2,0.4,1.0]);
rectangle('position',[4492 4453 39 39],'facecolor',[1.0,1.000000,1.000000]);
rectangle('position',[4492 4492 39 39],'facecolor',[0.2,0.4,1.0]);
rectangle('position',[4531 4570 39 39],'facecolor',[1.0,1.000000,1.000000]);
rectangle('position',[4531 4531 39 39],'facecolor',[0.2,0.4,1.0]);
rectangle('position',[4570 4531 39 39],'facecolor',[1.0,1.000000,1.000000]);
rectangle('position',[4570 4570 39 39],'facecolor',[0.2,0.4,1.0]);
rectangle('position',[4609 4648 39 39],'facecolor',[1.0,1.000000,1.000000]);
rectangle('position',[4609 4609 39 39],'facecolor',[0.2,0.4,1.0]);
rectangle('position',[4648 4609 39 39],'facecolor',[1.0,1.000000,1.000000]);
rectangle('position',[4648 4648 39 39],'facecolor',[0.2,0.4,1.0]);
rectangle('position',[4687 4726 39 39],'facecolor',[1.0,1.000000,1.000000]);
rectangle('position',[4687 4687 39 39],'facecolor',[0.2,0.4,1.0]);
rectangle('position',[4726 4687 39 39],'facecolor',[1.0,1.000000,1.000000]);
rectangle('position',[4726 4726 39 39],'facecolor',[0.2,0.4,1.0]);
rectangle('position',[4765 4804 39 39],'facecolor',[1.0,1.000000,1.000000]);
rectangle('position',[4765 4765 39 39],'facecolor',[0.2,0.4,1.0]);
rectangle('position',[4804 4765 39 39],'facecolor',[1.0,1.000000,1.000000]);
rectangle('position',[4804 4804 39 39],'facecolor',[0.2,0.4,1.0]);
rectangle('position',[4843 4882 39 39],'facecolor',[1.0,1.000000,1.000000]);
rectangle('position',[4843 4843 39 39],'facecolor',[0.2,0.4,1.0]);
rectangle('position',[4882 4843 39 39],'facecolor',[1.0,1.000000,1.000000]);
rectangle('position',[4882 4882 39 39],'facecolor',[0.2,0.4,1.0]);
rectangle('position',[4921 4960 39 40],'facecolor',[1.0,1.000000,1.000000]);
rectangle('position',[4921 4921 39 39],'facecolor',[0.2,0.4,1.0]);
rectangle('position',[4960 4921 40 39],'facecolor',[1.0,1.000000,1.000000]);
rectangle('position',[4960 4960 40 40],'facecolor',[0.2,0.4,1.0]);
rectangle('position',[5000 5039 39 39],'facecolor',[1.0,1.000000,1.000000]);
rectangle('position',[5000 5000 39 39],'facecolor',[0.2,0.4,1.0]);
rectangle('position',[5039 5000 39 39],'facecolor',[1.0,1.000000,1.000000]);
rectangle('position',[5039 5039 39 39],'facecolor',[0.2,0.4,1.0]);
rectangle('position',[5078 5117 39 39],'facecolor',[1.0,1.000000,1.000000]);
rectangle('position',[5078 5078 39 39],'facecolor',[0.2,0.4,1.0]);
rectangle('position',[5117 5078 39 39],'facecolor',[1.0,1.000000,1.000000]);
rectangle('position',[5117 5117 39 39],'facecolor',[0.2,0.4,1.0]);
rectangle('position',[5156 5195 39 39],'facecolor',[1.0,1.000000,1.000000]);
rectangle('position',[5156 5156 39 39],'facecolor',[0.2,0.4,1.0]);
rectangle('position',[5195 5156 39 39],'facecolor',[1.0,1.000000,1.000000]);
rectangle('position',[5195 5195 39 39],'facecolor',[0.2,0.4,1.0]);
rectangle('position',[5234 5273 39 39],'facecolor',[1.0,1.000000,1.000000]);
rectangle('position',[5234 5234 39 39],'facecolor',[0.2,0.4,1.0]);
rectangle('position',[5273 5234 39 39],'facecolor',[1.0,1.000000,1.000000]);
rectangle('position',[5273 5273 39 39],'facecolor',[0.2,0.4,1.0]);
rectangle('position',[5312 5351 39 39],'facecolor',[1.0,1.000000,1.000000]);
rectangle('position',[5312 5312 39 39],'facecolor',[0.2,0.4,1.0]);
rectangle('position',[5351 5312 39 39],'facecolor',[1.0,1.000000,1.000000]);
rectangle('position',[5351 5351 39 39],'facecolor',[0.2,0.4,1.0]);
rectangle('position',[5390 5429 39 39],'facecolor',[1.0,1.000000,1.000000]);
rectangle('position',[5390 5390 39 39],'facecolor',[0.2,0.4,1.0]);
rectangle('position',[5429 5390 39 39],'facecolor',[1.0,1.000000,1.000000]);
rectangle('position',[5429 5429 39 39],'facecolor',[0.2,0.4,1.0]);
rectangle('position',[5468 5507 39 39],'facecolor',[1.0,1.000000,1.000000]);
rectangle('position',[5468 5468 39 39],'facecolor',[0.2,0.4,1.0]);
rectangle('position',[5507 5468 39 39],'facecolor',[1.0,1.000000,1.000000]);
rectangle('position',[5507 5507 39 39],'facecolor',[0.2,0.4,1.0]);
rectangle('position',[5546 5585 39 40],'facecolor',[1.0,1.000000,1.000000]);
rectangle('position',[5546 5546 39 39],'facecolor',[0.2,0.4,1.0]);
rectangle('position',[5585 5546 40 39],'facecolor',[1.0,1.000000,1.000000]);
rectangle('position',[5585 5585 40 40],'facecolor',[0.2,0.4,1.0]);
rectangle('position',[5625 5664 39 39],'facecolor',[1.0,1.000000,1.000000]);
rectangle('position',[5625 5625 39 39],'facecolor',[0.2,0.4,1.0]);
rectangle('position',[5664 5625 39 39],'facecolor',[1.0,1.000000,1.000000]);
rectangle('position',[5664 5664 39 39],'facecolor',[0.2,0.4,1.0]);
rectangle('position',[5703 5742 39 39],'facecolor',[1.0,1.000000,1.000000]);
rectangle('position',[5703 5703 39 39],'facecolor',[0.2,0.4,1.0]);
rectangle('position',[5742 5703 39 39],'facecolor',[1.0,1.000000,1.000000]);
rectangle('position',[5742 5742 39 39],'facecolor',[0.2,0.4,1.0]);
rectangle('position',[5781 5820 39 39],'facecolor',[1.0,1.000000,1.000000]);
rectangle('position',[5781 5781 39 39],'facecolor',[0.2,0.4,1.0]);
rectangle('position',[5820 5781 39 39],'facecolor',[1.0,1.000000,1.000000]);
rectangle('position',[5820 5820 39 39],'facecolor',[0.2,0.4,1.0]);
rectangle('position',[5859 5898 39 39],'facecolor',[1.0,1.000000,1.000000]);
rectangle('position',[5859 5859 39 39],'facecolor',[0.2,0.4,1.0]);
rectangle('position',[5898 5859 39 39],'facecolor',[1.0,1.000000,1.000000]);
rectangle('position',[5898 5898 39 39],'facecolor',[0.2,0.4,1.0]);
rectangle('position',[5937 5976 39 39],'facecolor',[1.0,1.000000,1.000000]);
rectangle('position',[5937 5937 39 39],'facecolor',[0.2,0.4,1.0]);
rectangle('position',[5976 5937 39 39],'facecolor',[1.0,1.000000,1.000000]);
rectangle('position',[5976 5976 39 39],'facecolor',[0.2,0.4,1.0]);
rectangle('position',[6015 6054 39 39],'facecolor',[1.0,1.000000,1.000000]);
rectangle('position',[6015 6015 39 39],'facecolor',[0.2,0.4,1.0]);
rectangle('position',[6054 6015 39 39],'facecolor',[1.0,1.000000,1.000000]);
rectangle('position',[6054 6054 39 39],'facecolor',[0.2,0.4,1.0]);
rectangle('position',[6093 6132 39 39],'facecolor',[1.0,1.000000,1.000000]);
rectangle('position',[6093 6093 39 39],'facecolor',[0.2,0.4,1.0]);
rectangle('position',[6132 6093 39 39],'facecolor',[1.0,1.000000,1.000000]);
rectangle('position',[6132 6132 39 39],'facecolor',[0.2,0.4,1.0]);
rectangle('position',[6171 6210 39 40],'facecolor',[1.0,1.000000,1.000000]);
rectangle('position',[6171 6171 39 39],'facecolor',[0.2,0.4,1.0]);
rectangle('position',[6210 6171 40 39],'facecolor',[1.0,1.000000,1.000000]);
rectangle('position',[6210 6210 40 40],'facecolor',[0.2,0.4,1.0]);
rectangle('position',[6250 6289 39 39],'facecolor',[1.0,1.000000,1.000000]);
rectangle('position',[6250 6250 39 39],'facecolor',[0.2,0.4,1.0]);
rectangle('position',[6289 6250 39 39],'facecolor',[1.0,1.000000,1.000000]);
rectangle('position',[6289 6289 39 39],'facecolor',[0.2,0.4,1.0]);
rectangle('position',[6328 6367 39 39],'facecolor',[1.0,1.000000,1.000000]);
rectangle('position',[6328 6328 39 39],'facecolor',[0.2,0.4,1.0]);
rectangle('position',[6367 6328 39 39],'facecolor',[1.0,1.000000,1.000000]);
rectangle('position',[6367 6367 39 39],'facecolor',[0.2,0.4,1.0]);
rectangle('position',[6406 6445 39 39],'facecolor',[1.0,1.000000,1.000000]);
rectangle('position',[6406 6406 39 39],'facecolor',[0.2,0.4,1.0]);
rectangle('position',[6445 6406 39 39],'facecolor',[1.0,1.000000,1.000000]);
rectangle('position',[6445 6445 39 39],'facecolor',[0.2,0.4,1.0]);
rectangle('position',[6484 6523 39 39],'facecolor',[1.0,1.000000,1.000000]);
rectangle('position',[6484 6484 39 39],'facecolor',[0.2,0.4,1.0]);
rectangle('position',[6523 6484 39 39],'facecolor',[1.0,1.000000,1.000000]);
rectangle('position',[6523 6523 39 39],'facecolor',[0.2,0.4,1.0]);
rectangle('position',[6562 6601 39 39],'facecolor',[1.0,1.000000,1.000000]);
rectangle('position',[6562 6562 39 39],'facecolor',[0.2,0.4,1.0]);
rectangle('position',[6601 6562 39 39],'facecolor',[1.0,1.000000,1.000000]);
rectangle('position',[6601 6601 39 39],'facecolor',[0.2,0.4,1.0]);
rectangle('position',[6640 6679 39 39],'facecolor',[1.0,1.000000,1.000000]);
rectangle('position',[6640 6640 39 39],'facecolor',[0.2,0.4,1.0]);
rectangle('position',[6679 6640 39 39],'facecolor',[1.0,1.000000,1.000000]);
rectangle('position',[6679 6679 39 39],'facecolor',[0.2,0.4,1.0]);
rectangle('position',[6718 6757 39 39],'facecolor',[1.0,1.000000,1.000000]);
rectangle('position',[6718 6718 39 39],'facecolor',[0.2,0.4,1.0]);
rectangle('position',[6757 6718 39 39],'facecolor',[1.0,1.000000,1.000000]);
rectangle('position',[6757 6757 39 39],'facecolor',[0.2,0.4,1.0]);
rectangle('position',[6796 6835 39 40],'facecolor',[1.0,1.000000,1.000000]);
rectangle('position',[6796 6796 39 39],'facecolor',[0.2,0.4,1.0]);
rectangle('position',[6835 6796 40 39],'facecolor',[1.0,1.000000,1.000000]);
rectangle('position',[6835 6835 40 40],'facecolor',[0.2,0.4,1.0]);
rectangle('position',[6875 6914 39 39],'facecolor',[1.0,1.000000,1.000000]);
rectangle('position',[6875 6875 39 39],'facecolor',[0.2,0.4,1.0]);
rectangle('position',[6914 6875 39 39],'facecolor',[1.0,1.000000,1.000000]);
rectangle('position',[6914 6914 39 39],'facecolor',[0.2,0.4,1.0]);
rectangle('position',[6953 6992 39 39],'facecolor',[1.0,1.000000,1.000000]);
rectangle('position',[6953 6953 39 39],'facecolor',[0.2,0.4,1.0]);
rectangle('position',[6992 6953 39 39],'facecolor',[1.0,1.000000,1.000000]);
rectangle('position',[6992 6992 39 39],'facecolor',[0.2,0.4,1.0]);
rectangle('position',[7031 7070 39 39],'facecolor',[1.0,1.000000,1.000000]);
rectangle('position',[7031 7031 39 39],'facecolor',[0.2,0.4,1.0]);
rectangle('position',[7070 7031 39 39],'facecolor',[1.0,1.000000,1.000000]);
rectangle('position',[7070 7070 39 39],'facecolor',[0.2,0.4,1.0]);
rectangle('position',[7109 7148 39 39],'facecolor',[1.0,1.000000,1.000000]);
rectangle('position',[7109 7109 39 39],'facecolor',[0.2,0.4,1.0]);
rectangle('position',[7148 7109 39 39],'facecolor',[1.0,1.000000,1.000000]);
rectangle('position',[7148 7148 39 39],'facecolor',[0.2,0.4,1.0]);
rectangle('position',[7187 7226 39 39],'facecolor',[1.0,1.000000,1.000000]);
rectangle('position',[7187 7187 39 39],'facecolor',[0.2,0.4,1.0]);
rectangle('position',[7226 7187 39 39],'facecolor',[1.0,1.000000,1.000000]);
rectangle('position',[7226 7226 39 39],'facecolor',[0.2,0.4,1.0]);
rectangle('position',[7265 7304 39 39],'facecolor',[1.0,1.000000,1.000000]);
rectangle('position',[7265 7265 39 39],'facecolor',[0.2,0.4,1.0]);
rectangle('position',[7304 7265 39 39],'facecolor',[1.0,1.000000,1.000000]);
rectangle('position',[7304 7304 39 39],'facecolor',[0.2,0.4,1.0]);
rectangle('position',[7343 7382 39 39],'facecolor',[1.0,1.000000,1.000000]);
rectangle('position',[7343 7343 39 39],'facecolor',[0.2,0.4,1.0]);
rectangle('position',[7382 7343 39 39],'facecolor',[1.0,1.000000,1.000000]);
rectangle('position',[7382 7382 39 39],'facecolor',[0.2,0.4,1.0]);
rectangle('position',[7421 7460 39 40],'facecolor',[1.0,1.000000,1.000000]);
rectangle('position',[7421 7421 39 39],'facecolor',[0.2,0.4,1.0]);
rectangle('position',[7460 7421 40 39],'facecolor',[1.0,1.000000,1.000000]);
rectangle('position',[7460 7460 40 40],'facecolor',[0.2,0.4,1.0]);
rectangle('position',[7500 7539 39 39],'facecolor',[1.0,1.000000,1.000000]);
rectangle('position',[7500 7500 39 39],'facecolor',[0.2,0.4,1.0]);
rectangle('position',[7539 7500 39 39],'facecolor',[1.0,1.000000,1.000000]);
rectangle('position',[7539 7539 39 39],'facecolor',[0.2,0.4,1.0]);
rectangle('position',[7578 7617 39 39],'facecolor',[1.0,1.000000,1.000000]);
rectangle('position',[7578 7578 39 39],'facecolor',[0.2,0.4,1.0]);
rectangle('position',[7617 7578 39 39],'facecolor',[1.0,1.000000,1.000000]);
rectangle('position',[7617 7617 39 39],'facecolor',[0.2,0.4,1.0]);
rectangle('position',[7656 7695 39 39],'facecolor',[1.0,1.000000,1.000000]);
rectangle('position',[7656 7656 39 39],'facecolor',[0.2,0.4,1.0]);
rectangle('position',[7695 7656 39 39],'facecolor',[1.0,1.000000,1.000000]);
rectangle('position',[7695 7695 39 39],'facecolor',[0.2,0.4,1.0]);
rectangle('position',[7734 7773 39 39],'facecolor',[1.0,1.000000,1.000000]);
rectangle('position',[7734 7734 39 39],'facecolor',[0.2,0.4,1.0]);
rectangle('position',[7773 7734 39 39],'facecolor',[1.0,1.000000,1.000000]);
rectangle('position',[7773 7773 39 39],'facecolor',[0.2,0.4,1.0]);
rectangle('position',[7812 7851 39 39],'facecolor',[1.0,1.000000,1.000000]);
rectangle('position',[7812 7812 39 39],'facecolor',[0.2,0.4,1.0]);
rectangle('position',[7851 7812 39 39],'facecolor',[1.0,1.000000,1.000000]);
rectangle('position',[7851 7851 39 39],'facecolor',[0.2,0.4,1.0]);
rectangle('position',[7890 7929 39 39],'facecolor',[1.0,1.000000,1.000000]);
rectangle('position',[7890 7890 39 39],'facecolor',[0.2,0.4,1.0]);
rectangle('position',[7929 7890 39 39],'facecolor',[1.0,1.000000,1.000000]);
rectangle('position',[7929 7929 39 39],'facecolor',[0.2,0.4,1.0]);
rectangle('position',[7968 8007 39 39],'facecolor',[1.0,1.000000,1.000000]);
rectangle('position',[7968 7968 39 39],'facecolor',[0.2,0.4,1.0]);
rectangle('position',[8007 7968 39 39],'facecolor',[1.0,1.000000,1.000000]);
rectangle('position',[8007 8007 39 39],'facecolor',[0.2,0.4,1.0]);
rectangle('position',[8046 8085 39 40],'facecolor',[1.0,1.000000,1.000000]);
rectangle('position',[8046 8046 39 39],'facecolor',[0.2,0.4,1.0]);
rectangle('position',[8085 8046 40 39],'facecolor',[1.0,1.000000,1.000000]);
rectangle('position',[8085 8085 40 40],'facecolor',[0.2,0.4,1.0]);
rectangle('position',[8125 8164 39 39],'facecolor',[1.0,1.000000,1.000000]);
rectangle('position',[8125 8125 39 39],'facecolor',[0.2,0.4,1.0]);
rectangle('position',[8164 8125 39 39],'facecolor',[1.0,1.000000,1.000000]);
rectangle('position',[8164 8164 39 39],'facecolor',[0.2,0.4,1.0]);
rectangle('position',[8203 8242 39 39],'facecolor',[1.0,1.000000,1.000000]);
rectangle('position',[8203 8203 39 39],'facecolor',[0.2,0.4,1.0]);
rectangle('position',[8242 8203 39 39],'facecolor',[1.0,1.000000,1.000000]);
rectangle('position',[8242 8242 39 39],'facecolor',[0.2,0.4,1.0]);
rectangle('position',[8281 8320 39 39],'facecolor',[1.0,1.000000,1.000000]);
rectangle('position',[8281 8281 39 39],'facecolor',[0.2,0.4,1.0]);
rectangle('position',[8320 8281 39 39],'facecolor',[1.0,1.000000,1.000000]);
rectangle('position',[8320 8320 39 39],'facecolor',[0.2,0.4,1.0]);
rectangle('position',[8359 8398 39 39],'facecolor',[1.0,1.000000,1.000000]);
rectangle('position',[8359 8359 39 39],'facecolor',[0.2,0.4,1.0]);
rectangle('position',[8398 8359 39 39],'facecolor',[1.0,1.000000,1.000000]);
rectangle('position',[8398 8398 39 39],'facecolor',[0.2,0.4,1.0]);
rectangle('position',[8437 8476 39 39],'facecolor',[1.0,1.000000,1.000000]);
rectangle('position',[8437 8437 39 39],'facecolor',[0.2,0.4,1.0]);
rectangle('position',[8476 8437 39 39],'facecolor',[1.0,1.000000,1.000000]);
rectangle('position',[8476 8476 39 39],'facecolor',[0.2,0.4,1.0]);
rectangle('position',[8515 8554 39 39],'facecolor',[1.0,1.000000,1.000000]);
rectangle('position',[8515 8515 39 39],'facecolor',[0.2,0.4,1.0]);
rectangle('position',[8554 8515 39 39],'facecolor',[1.0,1.000000,1.000000]);
rectangle('position',[8554 8554 39 39],'facecolor',[0.2,0.4,1.0]);
rectangle('position',[8593 8632 39 39],'facecolor',[1.0,1.000000,1.000000]);
rectangle('position',[8593 8593 39 39],'facecolor',[0.2,0.4,1.0]);
rectangle('position',[8632 8593 39 39],'facecolor',[1.0,1.000000,1.000000]);
rectangle('position',[8632 8632 39 39],'facecolor',[0.2,0.4,1.0]);
rectangle('position',[8671 8710 39 40],'facecolor',[1.0,1.000000,1.000000]);
rectangle('position',[8671 8671 39 39],'facecolor',[0.2,0.4,1.0]);
rectangle('position',[8710 8671 40 39],'facecolor',[1.0,1.000000,1.000000]);
rectangle('position',[8710 8710 40 40],'facecolor',[0.2,0.4,1.0]);
rectangle('position',[8750 8789 39 39],'facecolor',[1.0,1.000000,1.000000]);
rectangle('position',[8750 8750 39 39],'facecolor',[0.2,0.4,1.0]);
rectangle('position',[8789 8750 39 39],'facecolor',[1.0,1.000000,1.000000]);
rectangle('position',[8789 8789 39 39],'facecolor',[0.2,0.4,1.0]);
rectangle('position',[8828 8867 39 39],'facecolor',[1.0,1.000000,1.000000]);
rectangle('position',[8828 8828 39 39],'facecolor',[0.2,0.4,1.0]);
rectangle('position',[8867 8828 39 39],'facecolor',[1.0,1.000000,1.000000]);
rectangle('position',[8867 8867 39 39],'facecolor',[0.2,0.4,1.0]);
rectangle('position',[8906 8945 39 39],'facecolor',[1.0,1.000000,1.000000]);
rectangle('position',[8906 8906 39 39],'facecolor',[0.2,0.4,1.0]);
rectangle('position',[8945 8906 39 39],'facecolor',[1.0,1.000000,1.000000]);
rectangle('position',[8945 8945 39 39],'facecolor',[0.2,0.4,1.0]);
rectangle('position',[8984 9023 39 39],'facecolor',[1.0,1.000000,1.000000]);
rectangle('position',[8984 8984 39 39],'facecolor',[0.2,0.4,1.0]);
rectangle('position',[9023 8984 39 39],'facecolor',[1.0,1.000000,1.000000]);
rectangle('position',[9023 9023 39 39],'facecolor',[0.2,0.4,1.0]);
rectangle('position',[9062 9101 39 39],'facecolor',[1.0,1.000000,1.000000]);
rectangle('position',[9062 9062 39 39],'facecolor',[0.2,0.4,1.0]);
rectangle('position',[9101 9062 39 39],'facecolor',[1.0,1.000000,1.000000]);
rectangle('position',[9101 9101 39 39],'facecolor',[0.2,0.4,1.0]);
rectangle('position',[9140 9179 39 39],'facecolor',[1.0,1.000000,1.000000]);
rectangle('position',[9140 9140 39 39],'facecolor',[0.2,0.4,1.0]);
rectangle('position',[9179 9140 39 39],'facecolor',[1.0,1.000000,1.000000]);
rectangle('position',[9179 9179 39 39],'facecolor',[0.2,0.4,1.0]);
rectangle('position',[9218 9257 39 39],'facecolor',[1.0,1.000000,1.000000]);
rectangle('position',[9218 9218 39 39],'facecolor',[0.2,0.4,1.0]);
rectangle('position',[9257 9218 39 39],'facecolor',[1.0,1.000000,1.000000]);
rectangle('position',[9257 9257 39 39],'facecolor',[0.2,0.4,1.0]);
rectangle('position',[9296 9335 39 40],'facecolor',[1.0,1.000000,1.000000]);
rectangle('position',[9296 9296 39 39],'facecolor',[0.2,0.4,1.0]);
rectangle('position',[9335 9296 40 39],'facecolor',[1.0,1.000000,1.000000]);
rectangle('position',[9335 9335 40 40],'facecolor',[0.2,0.4,1.0]);
rectangle('position',[9375 9414 39 39],'facecolor',[1.0,1.000000,1.000000]);
rectangle('position',[9375 9375 39 39],'facecolor',[0.2,0.4,1.0]);
rectangle('position',[9414 9375 39 39],'facecolor',[1.0,1.000000,1.000000]);
rectangle('position',[9414 9414 39 39],'facecolor',[0.2,0.4,1.0]);
rectangle('position',[9453 9492 39 39],'facecolor',[1.0,1.000000,1.000000]);
rectangle('position',[9453 9453 39 39],'facecolor',[0.2,0.4,1.0]);
rectangle('position',[9492 9453 39 39],'facecolor',[1.0,1.000000,1.000000]);
rectangle('position',[9492 9492 39 39],'facecolor',[0.2,0.4,1.0]);
rectangle('position',[9531 9570 39 39],'facecolor',[1.0,1.000000,1.000000]);
rectangle('position',[9531 9531 39 39],'facecolor',[0.2,0.4,1.0]);
rectangle('position',[9570 9531 39 39],'facecolor',[1.0,1.000000,1.000000]);
rectangle('position',[9570 9570 39 39],'facecolor',[0.2,0.4,1.0]);
rectangle('position',[9609 9648 39 39],'facecolor',[1.0,1.000000,1.000000]);
rectangle('position',[9609 9609 39 39],'facecolor',[0.2,0.4,1.0]);
rectangle('position',[9648 9609 39 39],'facecolor',[1.0,1.000000,1.000000]);
rectangle('position',[9648 9648 39 39],'facecolor',[0.2,0.4,1.0]);
rectangle('position',[9687 9726 39 39],'facecolor',[1.0,1.000000,1.000000]);
rectangle('position',[9687 9687 39 39],'facecolor',[0.2,0.4,1.0]);
rectangle('position',[9726 9687 39 39],'facecolor',[1.0,1.000000,1.000000]);
rectangle('position',[9726 9726 39 39],'facecolor',[0.2,0.4,1.0]);
rectangle('position',[9765 9804 39 39],'facecolor',[1.0,1.000000,1.000000]);
rectangle('position',[9765 9765 39 39],'facecolor',[0.2,0.4,1.0]);
rectangle('position',[9804 9765 39 39],'facecolor',[1.0,1.000000,1.000000]);
rectangle('position',[9804 9804 39 39],'facecolor',[0.2,0.4,1.0]);
rectangle('position',[9843 9882 39 39],'facecolor',[1.0,1.000000,1.000000]);
rectangle('position',[9843 9843 39 39],'facecolor',[0.2,0.4,1.0]);
rectangle('position',[9882 9843 39 39],'facecolor',[1.0,1.000000,1.000000]);
rectangle('position',[9882 9882 39 39],'facecolor',[0.2,0.4,1.0]);
rectangle('position',[9921 9960 39 40],'facecolor',[1.0,1.000000,1.000000]);
rectangle('position',[9921 9921 39 39],'facecolor',[0.2,0.4,1.0]);
rectangle('position',[9960 9921 40 39],'facecolor',[1.0,1.000000,1.000000]);
rectangle('position',[9960 9960 40 40],'facecolor',[0.2,0.4,1.0]);
hold off;
